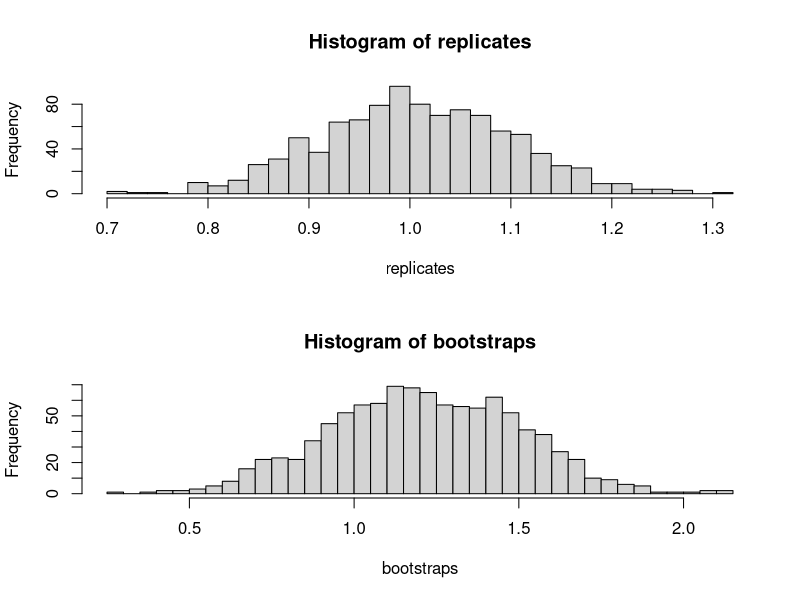
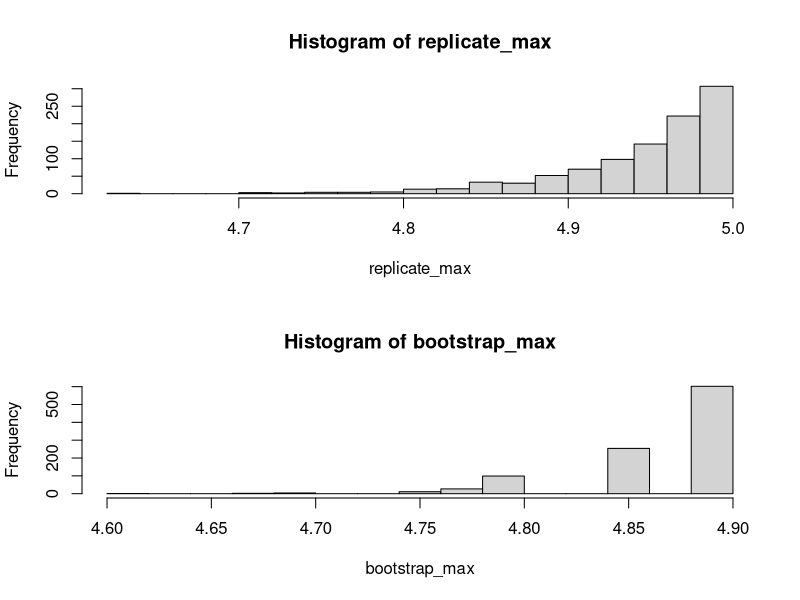
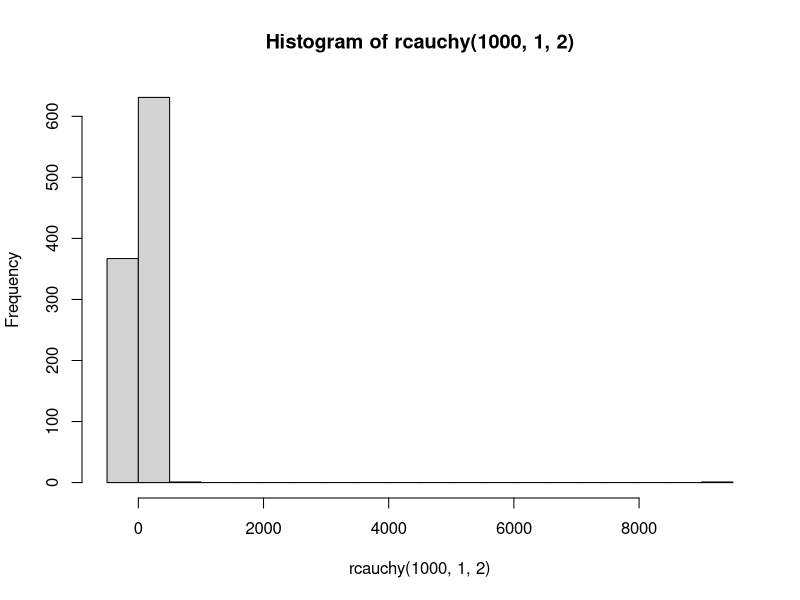
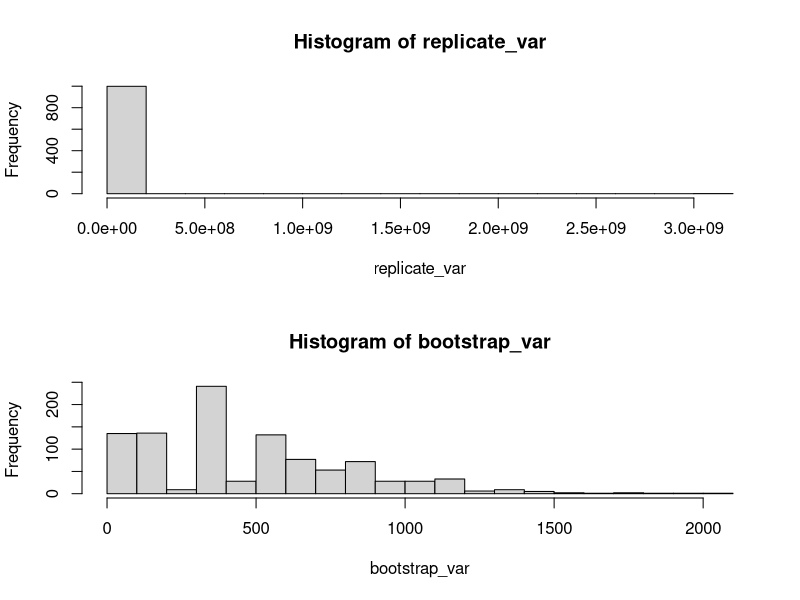

The R script that drew these images, in order:
# Week 1 script

MU <- 1
SD <- 3

sample_size <- 100
n <- 1000
replicates <- rep(0, n)
bootstraps <- rep(0, n)
x <- rnorm(sample_size, MU, SD)

for (i in 1:n) {
  replicates[i] <- mean(rnorm(n, MU, SD))
  bootstraps[i] <- mean(sample(x, sample_size, replace=T))
}

par(mfrow=c(2, 1))
hist(replicates, 30)
hist(bootstraps, 30)
par(mfrow=c(1, 1))

mean(bootstraps) - mean(replicates)
sd(bootstraps) - sd(replicates)
# sd(bootstraps) is the SE of the mean



#################
# Second exercise
#################

replicate_max <- rep(0, n)
bootstrap_max <- rep(0, n)
MIN <- 0
MAX <- 5
x2 <- runif(sample_size, MIN, MAX)

for (i in 1:n) {
  replicate_max[i] <- max(runif(sample_size, MIN, MAX))
  bootstrap_max[i] <- max(sample(x2, sample_size, replace=T))
}

par(mfrow=c(2, 1))
hist(replicate_max, 20)
hist(bootstrap_max, 20)
par(mfrow=c(1, 1))


#####################
# Cauchy Distribution
#####################

hist(rcauchy(1000, 1, 2), 30)

replicate_var <- bootstrap_var <- rep(0, n)
x3 <- rcauchy(sample_size, 1, 2)

for (i in 1:n) {
  replicate_var[i] <- var(rcauchy(sample_size, 1, 2))
  bootstrap_var[i] <- var(sample(x3, sample_size, replace=T))
}

par(mfrow=c(2, 1))
hist(replicate_var, 20)
hist(bootstrap_var, 20)
par(mfrow=c(1, 1))
